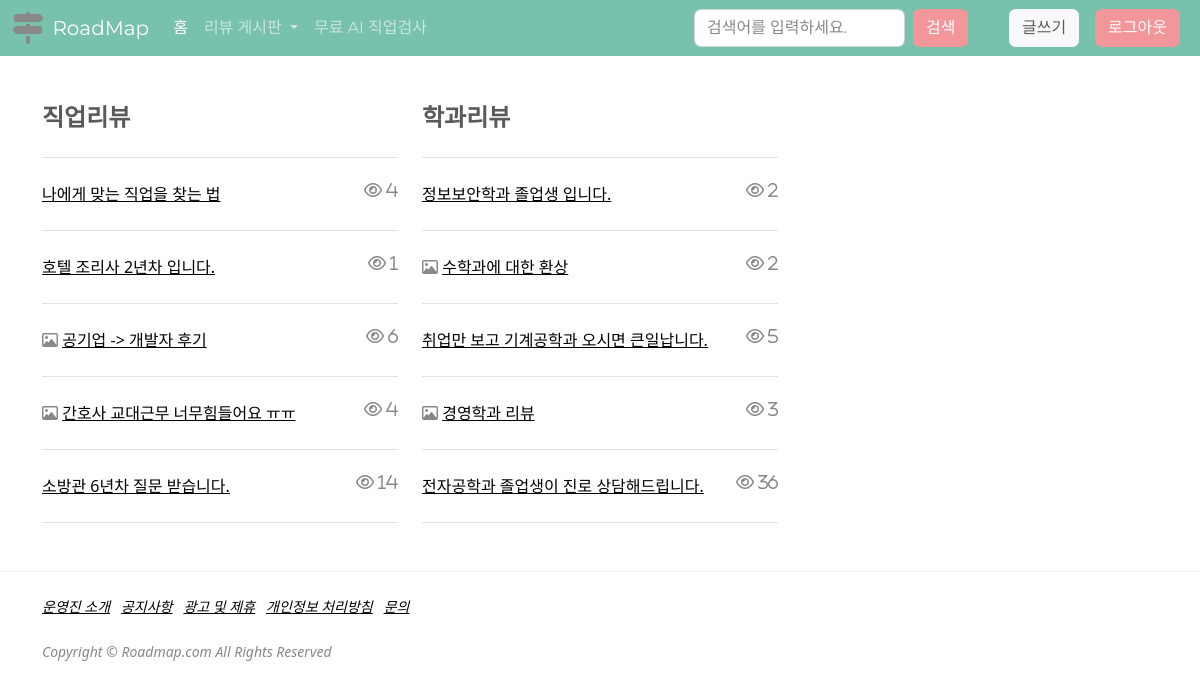
The app's page / (signed in) with its own data.
### board/models.py (models this page shows, shortened)
class Post(models.Model):
    title = models.CharField(max_length=200, verbose_name="제목")
    contents = models.TextField(verbose_name="내용")
    writer = models.ForeignKey(
        'user.BoardMember', on_delete=models.CASCADE, null=True, verbose_name="작성자")
    created_at = models.DateTimeField(
        auto_now_add=True, null=True, verbose_name="작성일")
    updated_at = models.DateTimeField(
        auto_now=True, null=True, verbose_name="최종수정일")
    view_count = models.PositiveIntegerField(default=0, verbose_name="조회수")
    like_count = models.IntegerField(null=True, verbose_name="좋아요수")
    name_choices = (('직업리뷰', '직업리뷰'), ('학과리뷰', '학과리뷰'))
    name = models.CharField(
        max_length=200, null=True, choices=name_choices, verbose_name="게시판명")
    class Meta:
        db_table = 'boards'
        verbose_name = '게시판'
        verbose_name_plural = '게시판'

### main/views.py (the view)
# urls.py: path('', index, name='index'),
def index(request):
    job_models = Post.objects.filter(name='직업리뷰').order_by('-id')
    major_models = Post.objects.filter(name='학과리뷰').order_by('-id')
    return render(request, 'index.html', {'job_models': job_models, 'major_models': major_models, })

### main/templates/index.html
{% extends "base.html" %}
{% block body %}
{% load static %}
<div class="container">
  <div class="row">
    <div class="col-sm-4">
      <h4>직업리뷰</h4>
      <hr class="my-4" />
      {% for job_model in job_models %}
      {% if job_model.photo_set.all %}
      <div class="post-preview">
        <i class="far fa-image"></i>
        <a href="{% url 'board_detail' job_model.pk %}">
          <h7>{{job_model.title}}</h7>
        </a>
        <i class="far fa-eye float-md-end"> {{job_model.view_count}}</i>
      </div>
      <hr class="my-4" />
      {% else %}
      <div class="post-preview">
        <a href="{% url 'board_detail' job_model.pk %}">
          <h7>{{job_model.title}}</h7>
        </a>
        <i class="far fa-eye float-md-end"> {{job_model.view_count}}</i>
      </div>
      <hr class="my-4" />
      {% endif %}
      {% endfor %}
    </div>
    <div class="col-sm-4">
      <h4>학과리뷰</h4>
      <hr class="my-4" />
      {% for major_model in major_models %}
      {% if major_model.photo_set.all %}
      <div class="post-preview">
        <i class="far fa-image"></i>
        <a href="{% url 'board_detail' major_model.pk %}">
          <h7>{{major_model.title}}</h7>
        </a>
        <i class="far fa-eye float-md-end"> {{major_model.view_count}}</i>
      </div>
      <hr class="my-4" />
      {% else %}
      <div class="post-preview">
        <a href="{% url 'board_detail' major_model.pk %}">
          <h7>{{major_model.title}}</h7>
        </a>
        <i class="far fa-eye float-md-end"> {{major_model.view_count}}</i>
      </div>
      <hr class="my-4" />
      {% endif %}
      {% endfor %}
    </div>
    <div class="col-sm-4"></div>
  </div>
</div>
{% endblock body %}

### records on screen
Post: title "나에게 맞는 직업을 찾는 법", view_count "4"
Post: title "호텔 조리사 2년차 입니다.", view_count "1"
Post: title "공기업 -> 개발자 후기", view_count "6"
Post: title "간호사 교대근무 너무힘들어요 ㅠㅠ", view_count "4"
Post: title "소방관 6년차 질문 받습니다.", view_count "14"
Post: title "정보보안학과 졸업생 입니다.", view_count "2"
Post: title "수학과에 대한 환상", view_count "2"
Post: title "취업만 보고 기계공학과 오시면 큰일납니다.", view_count "5"
Post: title "경영학과 리뷰", view_count "3"
Post: title "전자공학과 졸업생이 진로 상담해드립니다.", view_count "36"
